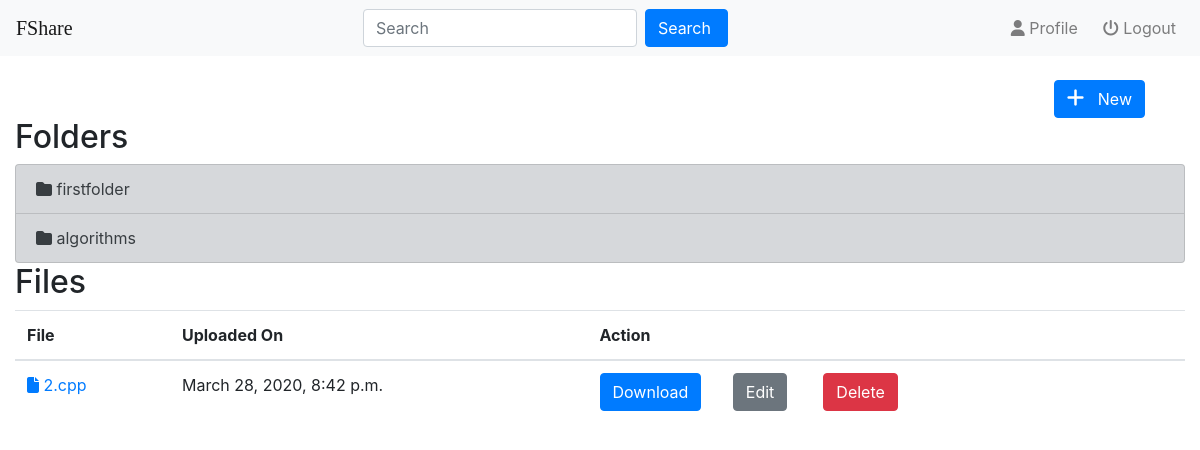
The page /fileshare/ (signed in) on the database its author committed.
### fileshare/models.py (models this page shows, shortened)
class Folder(models.Model):
    user = models.ForeignKey(User,on_delete=models.CASCADE,default=1)
    name = models.CharField(max_length=50)
    linkedfolder = models.ForeignKey("self",on_delete=models.CASCADE,null=True,blank=True)
    lastmodified = models.DateTimeField(auto_now=True)
    def __str__(self):
        return self.name

class File(models.Model):
    user = models.ForeignKey(User,on_delete=models.CASCADE,default=1)
    folder=models.ForeignKey(Folder,on_delete=models.CASCADE,null=True,blank=True)
    name = models.CharField(max_length=50,null=True,blank=True)
    file=models.FileField();
    created_on = models.DateTimeField(auto_now_add=True)

### fileshare/views.py (the view)
# urls.py: path('', views.index,name='index'),
def index(request):
    user_folders = Folder.objects.filter(user=request.user)
    user_files = File.objects.filter(user=request.user)
    all_folders = user_folders.filter(linkedfolder__isnull=True)
    all_files = user_files.filter(folder__isnull=True)
    context = { 'all_folders':all_folders,'all_files':all_files }
    return render(request,'fileshare/index.html',context)

### fileshare/templates/fileshare/index.html (shortened to what this page needs)
{% extends 'fileshare/base.html' %}
{% block body %}
<div class="dropdown" align="right" style="padding: 0px 40px 0px 0px">
    <button type="button" class="btn btn-primary " data-toggle="dropdown"><i class='fas fa-plus' style='font-size:20px'></i> &nbsp; New </button>
</div>
<h2> Folders </h2>
{% if all_folders %}
<div class="list-group">
  {% for folder in all_folders %}
   <a href="{% url 'fileshare:detail' folder.pk %}" class="list-group-item list-group-item-action list-group-item-secondary "><i class='fas fa-folder'></i> {{ folder }}</a>
  {% endfor %}
</div>
{% else %}
  <h3> No folders here yet :( </h3>
{% endif %}
<h2> Files </h2>
{% if all_files %}
<div class="table-responsive">
   <table class="table table-hover">
     <thead style="border-color:white">
       <tr>
         <th>File</th>
         <th>Uploaded On</th>
         <th>Action</th>
       </tr>
     </thead>
     <tbody>
         {% for file in all_files %}
         <tr>
           <td> <a href="{{ file.file.url }}" target="_blank"><i class="fas fa-file"></i> {{ file.name }} </a> </td>
           <td> {{ file.created_on }}</td>
           <td>
             <a href="{{ file.file.url }}" target="_blank" download><button type="button" class="btn btn-primary">Download</button></a>&nbsp;&nbsp;&nbsp;&nbsp;&nbsp;&nbsp;
             <a href="{% url 'fileshare:file-update' file.pk %}"> <button type="button" class="btn btn-secondary"> Edit </button> </a>&nbsp;&nbsp;&nbsp;&nbsp;&nbsp;&nbsp;
             <button type="button" class="btn btn-danger" data-toggle="modal" data-target="#myModal{{file.pk}}">Delete </button>
           </td>
         </tr>
        {% endfor %}
     </tbody>
   </table>
 </div>
{% else %}
  <h3> No files here yet :( </h3>
{% endif %}
{% endblock %}

### rows shown on the page
Folder: name "firstfolder"
Folder: name "algorithms"
File: name "2.cpp", created_on "March 28, 2020, 8:42 p.m."
